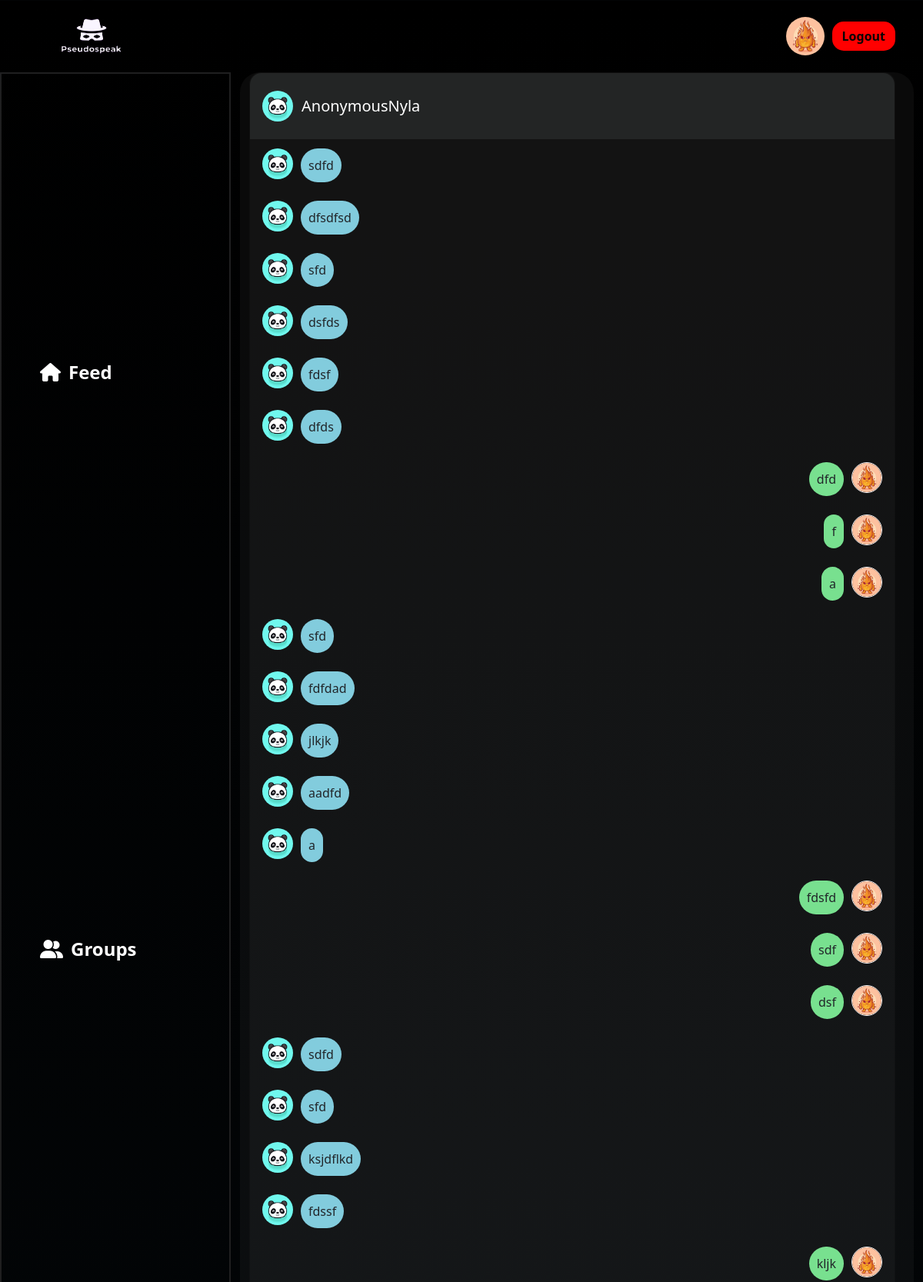
Page /messenger/29/ (signed in, upper part) on the committed database.
### main/models.py (models this page shows, shortened)
class Profile(models.Model):
    user=models.OneToOneField(User,null=True,on_delete=models.CASCADE)
    blocked_user=models.ManyToManyField(User,related_name="block_users",blank=True)
    profile_img=models.ImageField(null=True,blank=True,upload_to='images/')
    bio=models.CharField(null=True,max_length=51)
    follow=models.ManyToManyField(User,related_name='follow',blank=True)
    following=models.ManyToManyField(User,related_name='following',blank=True)

### conversation/models.py (models this page shows, shortened)
class ConversationMessage(models.Model):
    conversation = models.ForeignKey(Conversation, related_name='messages', on_delete=models.CASCADE)
    content = models.TextField()
    created_at = models.DateTimeField(auto_now_add=True)
    created_by = models.ForeignKey(User, related_name='created_messages', on_delete=models.CASCADE)
    class Meta:
        ordering = ('created_at',)
    def decrypt_message(self):  # Replace with your actual secret key
        try:
            message_decrypted=f.decrypt(self.content)
            message_decoded=message_decrypted.decode('utf-8')
            return message_decoded
        except Exception as e:
            print(f"InvalidToken exception: {e.__cause__}")
            return "Invalid decryption token"

### main/views.py (the view)
# urls.py: path("messenger/<int:conversation_id>/",views.conversation,name='conversation'),
@login_required(login_url="login_or_signup_view")
def conversation(request, conversation_id):
    conversation = Conversation.objects.filter(members=request.user).get(
        pk=conversation_id
    )
    conversation_message = ConversationMessage.objects.filter(conversation=conversation)
    return render(
        request,
        "conversation/conversation.html",
        {"conversation": conversation, "conversation_messages": conversation_message},
    )

### conversation/templates/conversation/conversation.html (shortened to what this page needs)
{% load static %}
<!DOCTYPE html>
<html lang="en">
  <head>
    <link
      href="https://cdn.jsdelivr.net/npm/bootstrap@5.3.1/dist/css/bootstrap.min.css"
      rel="stylesheet"
    />
    <link rel="stylesheet" href="{% static 'main/css/index.css' %}" />
  </head>
  <body>
    <nav class="navbar navbar-expand bg-body-tertiary">
      <div class="container-fluid">
        <a class="navbar-brand ms-5 nav-logo" href="{% url 'index' %}"
          ><img src="/media/images/pseudospeakLogo.jpg" alt=""></a
        >
        <div class="collapse navbar-collapse" id="navbarSupportedContent">
          {% if user.is_authenticated %}
          <img
            id="profile_img_navbar"
            src="{{ user.profile.profile_img.url }}"
            alt=""
            style="
              width: 50px;
              height: 50px;
              border-radius: 50%;
              margin-right: 10px;
            "
          />
          <a href="{% url 'logout' %}" class="btn signbtn me-4">Logout</a>
          {% else %}
          <a href="{% url 'login_or_signup_view' %}" class="btn signbtn me-4"
            >Sign in</a
          >
          {% endif %}
        </div>
      </div>
    </nav>
    <div class="container-fluid">
      <div class="row content-1">
        <div class="col-3 content-1a res2 sidebar" id="sidebar">
          <ul>
            <li class="active">
              <i class="fa-solid fa-house"></i
              ><a href="{% url 'index' %}">Feed</a>
            </li>
            <li>
              <i class="fa-solid fa-user-group"></i
              ><a href="{% url 'rooms' name='recommended' %}">Groups</a>
            </li>
            <li>
            </li>
          </ul>
        </div>
        <div class="col-9 chat-container">
          <div class="card">
            {% for m in conversation.members.all %}
            {% if m != request.user%}
            <div class="card-header msg_head">
              <div class="d-flex bd-highlight">
                <div class="img_cont">
                  <a href="{% url 'dashboard' profileId=m.username %}">
                  <img src="{{m.profile.profile_img.url}}" style="width: 40px" />
                </a>
                </div>
                <div class="user_info">
                  <span>{{m.username}}</span>
                </div>
              </div>
            </div>
            {% endif %}
          {% endfor %}
            <div class="card-body msg_card_body">
              {% for message in conversation_messages %}
                {% if message.created_by != request.user %}
              <div class="d-flex justify-content-start mb-4">
                <div class="img_cont_msg">
                  <img src="{{ message.created_by.profile.profile_img.url }}" />
                </div>
                <div class="msg_cotainer">{{ message.decrypt_message }}</div>
              </div>
              {% else %}
              <div class="d-flex justify-content-end mb-4">
                <div class="msg_cotainer_send">{{ message.decrypt_message }}</div>
                <div class="img_cont_msg">
                  <img
                    src="{{ message.created_by.profile.profile_img.url }}"
                    class="rounded-circle user_img_msg"
                  />
                </div>
              </div>
              {% endif %}
            {% endfor %}
            </div>
          </div>
        </div>
      </div>
    </div>
  </body>
</html>

### main/static/main/css/index.css (style rules this page uses)
body { background: linear-gradient(to bottom, #000000, #0b161e); color: white; overflow: hidden; }
.nav-logo { padding: 0; margin: -8px 90px; font-weight: bolder; font-family: serif; }
.nav-logo img { width: 50%; padding-left: 1vw; mix-blend-mode: hard-light; }
.navbar.bg-body-tertiary { background-color: transparent !important; color: white; }
.signbtn { background-color: red; color: rgb(5, 5, 5); border-radius: 15px; font-family: "Segoe UI", Tahoma, Geneva, Verdana, sans-serif; font-weight: bold; }
.content-1 { height: 90vh; }
.content-1a { border: 2px solid #1f1f20; height: 90vh; }
.content-1a ul li { list-style: none; margin: 30px 18px; font-size: x-large; font-weight: 600; border-radius: 30px; padding-left: 20px; padding-top: 5px; height: 8vh; background: none; }
.content-1a ul { list-style-type: none; padding: 0; }
.content-1a li { display: flex; align-items: center; color: white; background-color: transparent; padding: 10px 15px; cursor: pointer; transition: background-color 0.2s ease; }
.content-1a i.fa-solid { font-size: 24px; margin-right: 10px; }
.content-1a li a { color: white; text-decoration: none; }
a { color: white; text-decoration: none; }

### conversation/templates/conversation/conversation.html (style rules this page uses)
.chat-container { width: 73%; background-color: hsla(0, 0%, 53%, 0.07); display: flex; flex-direction: column; align-items: flex-start; height: 80vh; overflow-y: auto; border-radius: 26px; position: fixed; right: 1vw; }
body { background-color: #1f1f20; color: #e90ccb; overflow-y: hidden; }
.nav-logo { color: rgba(233, 11, 233, 0.973); font-size: xx-large; font-weight: bolder; font-family: serif; }
.navbar.bg-body-tertiary { background-color: transparent !important; color: white; }
.signbtn { background-color: #e90ccb; color: rgb(5, 5, 5); border-radius: 15px; font-family: "Segoe UI", Tahoma, Geneva, Verdana, sans-serif; font-weight: bold; }
a { color: white; text-decoration: none; }
.content-1 { height: 90vh; }
.content-1a { border: 2px solid #1f1f20; height: 90vh; }
.content-1a ul li { list-style: none; margin: 30px 18px; font-size: x-large; font-weight: 600; border-radius: 30px; padding-left: 20px; padding-top: 5px; height: 8vh; background: none; }
.content-1a ul { list-style-type: none; padding: 0; }
.content-1a li { display: flex; align-items: center; color: rgba(233, 11, 233, 0.973); background-color: transparent; padding: 10px 15px; cursor: pointer; transition: background-color 0.2s ease; }
.content-1a i.fa-solid { font-size: 24px; margin-right: 10px; }
.content-1a li a { color: rgba(233, 11, 233, 0.973); text-decoration: none; }
.card { width: 70vw; background-color: hsla(0, 0%, 53%, 0.07); height: 80vh; border-radius: 15px; }
.user_info { margin-top: auto; margin-bottom: auto; margin-left: 15px; }
.user_info span { font-size: 20px; color: white; margin-left: -2vw; }
.msg_head { position: relative; }
.img_cont { position: relative; height: 70px; width: 60px; display:flex; align-items:center; }
.msg_card_body { overflow-y: auto; }
.card-header { border-radius: 15px 15px 0 0 !important; border-bottom: 0 !important; background:#232525; }
.user_img_msg { height: 40px; width: 40px; border: 1.5px solid #f5f6fa; }
.img_cont_msg { height: 40px; width: 40px; }
.msg_cotainer { margin-top: auto; margin-bottom: auto; margin-left: 10px; border-radius: 25px; background-color: #82ccdd; padding: 10px; position: relative; }
.msg_cotainer_send { margin-top: auto; margin-bottom: auto; margin-right: 10px; border-radius: 25px; background-color: #78e08f; padding: 10px; position: relative; }
img { width: 40px; border-radius: 50%; }

### rows in the picture
ConversationMessage: created_by.profile.profile_img (picture), decrypt_message "sdfd"
ConversationMessage: created_by.profile.profile_img (picture), decrypt_message "dfsdfsd"
ConversationMessage: created_by.profile.profile_img (picture), decrypt_message "sfd"
ConversationMessage: created_by.profile.profile_img (picture), decrypt_message "dsfds"
ConversationMessage: created_by.profile.profile_img (picture), decrypt_message "fdsf"
ConversationMessage: created_by.profile.profile_img (picture), decrypt_message "dfds"
ConversationMessage: decrypt_message "dfd", created_by.profile.profile_img (picture)
ConversationMessage: decrypt_message "f", created_by.profile.profile_img (picture)
ConversationMessage: decrypt_message "a", created_by.profile.profile_img (picture)
ConversationMessage: created_by.profile.profile_img (picture), decrypt_message "sfd"
ConversationMessage: created_by.profile.profile_img (picture), decrypt_message "fdfdad"
ConversationMessage: created_by.profile.profile_img (picture), decrypt_message "jlkjk"
ConversationMessage: created_by.profile.profile_img (picture), decrypt_message "aadfd"
ConversationMessage: created_by.profile.profile_img (picture), decrypt_message "a"
ConversationMessage: decrypt_message "fdsfd", created_by.profile.profile_img (picture)
ConversationMessage: decrypt_message "sdf", created_by.profile.profile_img (picture)
ConversationMessage: decrypt_message "dsf", created_by.profile.profile_img (picture)
ConversationMessage: created_by.profile.profile_img (picture), decrypt_message "sdfd"
ConversationMessage: created_by.profile.profile_img (picture), decrypt_message "sfd"
ConversationMessage: created_by.profile.profile_img (picture), decrypt_message "ksjdflkd"
ConversationMessage: created_by.profile.profile_img (picture), decrypt_message "fdssf"
ConversationMessage: decrypt_message "kljk", created_by.profile.profile_img (picture)

### other values in the picture
{{ m.username }} "AnonymousNyla"
